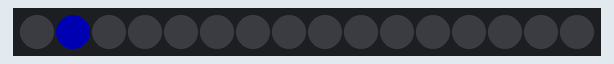
The sketch below on a simulated Arduino Uno, built with avr-gcc and run on an emulated ATmega328P. Parts: 16 RGB LEDs in strip order, left to right. Dim RGB values are drawn brighter than linear.

Above: at 8.15 s.
At 14.27 s:
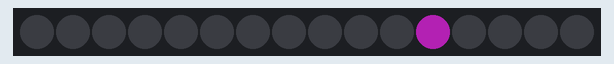
At 25.63 s:
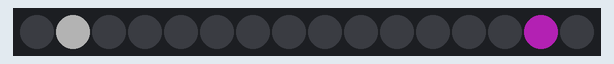
At 26.06 s:
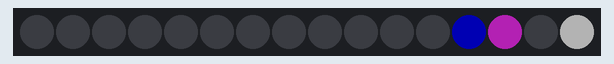
At 29.3 s:
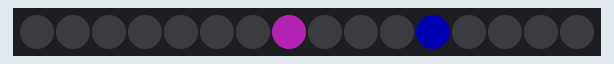
At 39.83 s:
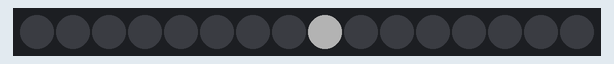

The sketch:

Earring.ino
```cpp
#include <Adafruit_NeoPixel.h>
#include <NeoPixo.h>

#define PIN 0

//#define __CHRISTMAS__
#define __NEWYEARS__

Adafruit_NeoPixel gStrip = Adafruit_NeoPixel(16, PIN);

uint8_t gMode = 4;
int gSpeed = 1;
uint32_t gLastModeChange;

#ifdef __CHRISTMAS__
#define kColorCount 3
uint32_t gColors[kColorCount] = {0xff0000, 0x00ff00, 0x0000ff};
#endif

#ifdef __NEWYEARS__
#define kColorCount 3
uint32_t gColors[kColorCount] = {0xffffff, 0x0000ff, 0xff30ff};
#endif

NeoPixo gPixo(gStrip, gColors, kColorCount);

void setup() {
	gStrip.begin();
	gStrip.setBrightness(60); // 1/3 brightness
	gLastModeChange = millis();
}

void loop() {
	switch (gMode) {
	case 0:
		gPixo.RandomSparks(1);
		break;
	case 1:
		gPixo.Spinny(2, 3, 50, gSpeed);
		break;
	case 2:
		gPixo.Race(3, gSpeed);
		delay(40);
		break;
	}

	uint32_t now = millis();
	if ((now - gLastModeChange) > 8000) {
		gMode++;
		if (gMode > 2) {
			gMode = 0;
			gSpeed = -gSpeed;
		}
		gLastModeChange = now;
	}
}
```
